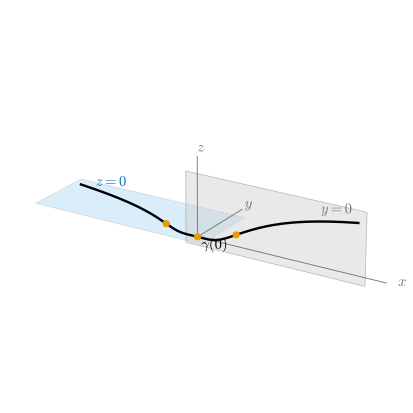

Recreate this plot in Python.
"""그림 5.2.2: κ > 0 가정이 없으면 τ = 0이어도 평면곡선이 아닐 수 있다 (5.2절, 비예 5.2.10).

f(t) = e^{-1/t} (t > 0), f(t) = 0 (t ≤ 0) (2장 예 2.2.20). 곡선 γ(t) = (t, f(-t), f(t)), -2 ≤ t ≤ 2.
t ≤ 0인 부분은 xy평면(연한 하늘색)에, t ≥ 0인 부분은 xz평면(연한 회색)에 들어 있다.
t = 0, ±1/2에서 κ = 0이다(주황 점). 그 밖의 점에서는 τ = 0이다.

실행: 프로젝트 루트에서 ``PYTHONPATH=tools python3 chapters/05-space-curves/figures/fig-5-2-2-two-planes.py``
"""

import dgfig

dgfig.setup()

import matplotlib.pyplot as plt
import numpy as np
import sympy as sp
from mpl_toolkits.mplot3d.art3d import Poly3DCollection

import dgsym

C = dgfig.COLORS
t = sp.symbols("t", real=True)
fpos = sp.exp(-1 / t)
right = sp.Matrix([t, 0, fpos])              # t > 0
left = sp.Matrix([t, fpos.subs(t, -t), 0])   # t < 0
kR, tR = dgsym.curvature_torsion(right, t)
kL, tL = dgsym.curvature_torsion(left, t)


def f(x):
    x = np.asarray(x, float)
    return np.where(x > 0, np.exp(-1 / np.where(x > 0, x, 1.0)), 0.0)


def G(tt):
    tt = np.asarray(tt, float)
    return np.stack([tt, f(-tt), f(tt)], axis=-1)


# 자기검사: 두 조각의 κ = 0인 점은 t = ±1/2, 나머지에서 τ = 0 (각 조각이 평면에 있다)
check_k = [float(kR.subs(t, sp.Rational(1, 2))), float(kL.subs(t, -sp.Rational(1, 2)))]
assert all(abs(k) < 1e-12 for k in check_k)
assert sp.simplify(tR) == 0 or all(abs(float(tR.subs(t, v))) < 1e-12 for v in (0.3, 0.9, 1.7))
assert all(abs(float(tL.subs(t, v))) < 1e-12 for v in (-0.3, -0.9, -1.7))
ts = np.linspace(-2, 2, 801)
H = G(ts)
assert np.all(H[ts <= 0, 2] == 0) and np.all(H[ts >= 0, 1] == 0)
# 세 점 (0,0,0), γ(-1), γ(-2)는 한 직선 위에 있지 않고, γ(1)은 그 평면 밖에 있다
P = G(np.array([-1.0, -2.0, 1.0]))
assert abs(np.linalg.det(P)) > 1e-2

fig = plt.figure(figsize=(5.6, 4.2))
ax = dgfig.axes3d(fig, elev=22, azim=-58)
# 두 평면의 일부
xy = [(-2.1, -0.15, 0), (0.15, -0.15, 0), (0.15, 0.75, 0), (-2.1, 0.75, 0)]
xz = [(-0.15, 0, -0.1), (2.1, 0, -0.1), (2.1, 0, 0.75), (-0.15, 0, 0.75)]
ax.add_collection3d(Poly3DCollection([xy], facecolor=C["region"], alpha=0.22, edgecolor=C["aux"], linewidth=0.6, zorder=1))
ax.add_collection3d(Poly3DCollection([xz], facecolor=C["surface"], alpha=0.45, edgecolor=C["aux"], linewidth=0.6, zorder=1))
ax.plot(*H.T, color=C["main"], lw=dgfig.LW["main"], zorder=5)
for tt in (-0.5, 0.0, 0.5):
    dgfig.point3d(ax, G(tt), role="accent", size=22, zorder=8)
for axis, lab in ((np.array([2.35, 0, 0]), r"$x$"), (np.array([0, 0.95, 0]), r"$y$"), (np.array([0, 0, 0.95]), r"$z$")):
    ax.plot(*np.stack([np.zeros(3), axis]).T, color=C["aux"], lw=0.7, zorder=2)
    ax.text(*(axis * 1.06), lab, fontsize=11, color=C["aux"])
ax.text(-1.8, 0.62, 0.02, r"$z=0$", fontsize=11, color=C["tangent"], zorder=9)
ax.text(1.55, 0.0, 0.62, r"$y=0$", fontsize=11, color=C["aux"], zorder=9)
ax.text(*(G(0.0) + np.array([0.05, 0.0, -0.13])), r"$\gamma(0)$", fontsize=11, zorder=9)
dgfig.equal_aspect(ax, np.concatenate([H, np.array(xy), np.array(xz)]), zoom=1.0)
fig.subplots_adjust(left=0, right=1, top=1, bottom=0)
dgfig.save(fig, __file__)
